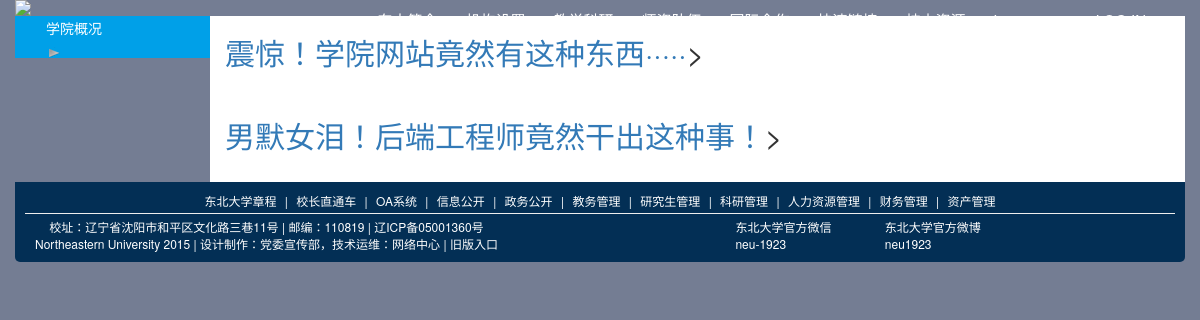
/newspush/, run on an earlier commit of the app's database.
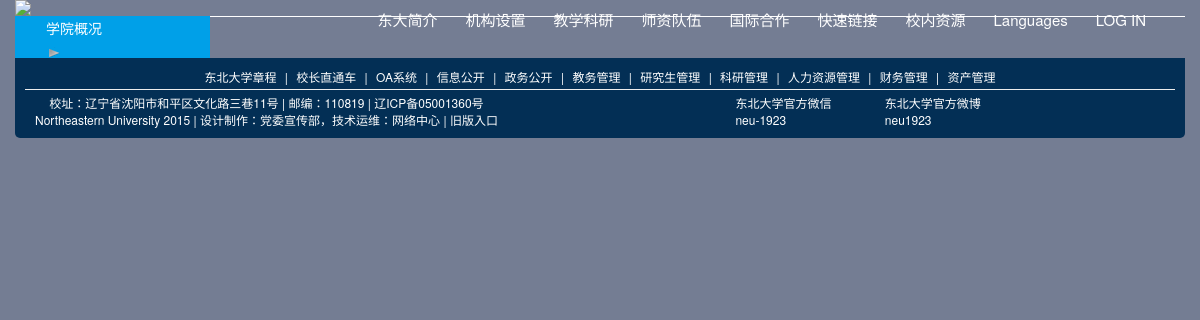
And on a later commit of the database.
### NewsPush/models.py (models this page shows)
class NewsPost(models.Model):
    title = models.CharField(max_length=100)
    body = models.TextField()
    timestamp = models.DateTimeField()

### NewsPush/views.py (the view)
def index(request):
     news_list = models.NewsPost.objects.all()
     nodes = treeView.objects.all()
     return render(request,'NewsPush/index.html', {'news_list': news_list, 'nodes': nodes})

### NewsPush/templates/NewsPush/index.html
{% extends "layout/master.html" %}
{% block maincontent %}
    {% for post in news_list %}
        <h2><a href="{% url 'NewsPush:news_content_page' post.id %}"> {{ post.title }}</a>></h2>
        <br/>
    {% endfor %}
{% endblock %}

### treeView/templates/layout/master.html (shortened to what this page needs)
{% load static %}
{% load mptt_tags %}
<!DOCTYPE html>
<html lang="en">
<head>
    <link rel="stylesheet" href="{% static "css/bootstrap.min.css" %}"/>
    <link rel="stylesheet" href="{% static "css/bootstrap-theme.min.css" %}"/>
    <link rel="stylesheet" href="{% static "css/css.css" %}"/>
    <link rel="stylesheet" href="{% static "css/index.css" %}">
    <link rel="stylesheet" href="{% static "css/footer.css" %}">
    <link rel="stylesheet" href="{% static "css/nav-menu.css" %}">
</head>
<body>
<div class="wrapper" style="position:relative; top:-50px;">
    <div class="container">
        <div class="row header">
            <div class="col">
                {% include "layout/header.html" %}
            </div>
        </div>
        <div class="row main">
            <div class="col-xs-6 col-md-2 col-lg-2" id="treeView">
                <div class="framework_nav">
                    <ul>
                        <li class="all"><a href="#">学院概况</a>
                        </li>
                        <ul show="true">
                            {% recursetree nodes %}
                                <li>
                                    {% if node.is_leaf_node %}
                                        <li><a href="/treeView/{{ node.name }}.html">{{ node.name }}</a></li>
                                    {% else %}
                                        <button type="button" class="buttonDown"></button>
                                    {% endif %}
                                </li>
                            {% endrecursetree %}
                        </ul>
                    </ul>
                </div>
            </div>
            <div id="maincontent" class="col-xs-12 col-sm-6 col-md-10 col-lg-10">
                {% block maincontent %}
                {% endblock %}
            </div>
        </div>
        <div class="row footer">
            {% include "layout/footer.html" %}
        </div>
    </div>
</div>
</body>
</html>

### treeView/templates/layout/header.html (shortened to what this page needs)
{% load static %}
<div class = index_head>
    {% include "layout/nav-menu.html" %}
    <div style="display: block;">
    </div>
</div>

### treeView/templates/layout/nav-menu.html (shortened to what this page needs)
<div id="nav-menu">
    <nav class="menu">
        <ul id="nav">
            <li id="18"><a href="http://www.neu.edu.cn/intro_info.html" class="">东大简介</a>
            </li>
            <li><a href="http://www.neu.edu.cn/org_index.html">机构设置</a>
            </li>
            <li><a href="http://www.neu.edu.cn/edu_manage.html">教学科研</a>
            </li>
            <li><a href="http://www.neu.edu.cn/teachers_intr.html">师资队伍</a>
            </li>
            <li><a href="#">国际合作</a>
            </li>
            <li><a href="http://www.neu.edu.cn/map_index.html#direct">快速链接</a>
            </li>
            <li class="last"><a href="http://www.neu.edu.cn/map_index.html#resources">校内资源</a>
            </li>
            <li><a href="http://english.neu.edu.cn">Languages</a>
            </li>
            <li><a href="http://202.118.31.197/index.jsp">LOG IN</a>
            </li>
        </ul>
    </nav>
</div>

### treeView/templates/layout/footer.html
<div id="footer" class="footer">
    <footer>
  <div id="footer_link">
    <a href="http://www.neu.edu.cn/constitution/" target="_blank">东北大学章程</a>
    <a class="line">|</a>
    <a href="http://president.neu.edu.cn" target="_blank">校长直通车</a>
    <a class="line">|</a>
    <a href="http://oa.neu.edu.cn" target="_blank">OA系统</a>
    <a class="line">|</a>
    <a href="http://info.neu.edu.cn" target="_blank">信息公开</a>
    <a class="line">|</a>
    <a href="http://zwgk.neu.edu.cn" target="_blank">政务公开</a>
    <a class="line">|</a>
    <a href="edu_manage.html">教务管理</a>
    <a class="line">|</a>
    <a href="http://www.graduate.neu.edu.cn/dongda/pyxt/index.jhtml" target="_blank">研究生管理</a>
    <a class="line">|</a>
    <a href="http://219.216.96.116/ddkygl/" target="_blank">科研管理</a>
    <a class="line">|</a>
    <a href="http://202.118.27.233/home/home.asp" target="_blank">人力资源管理</a>
    <a class="line">|</a>
    <a href="http://jcc.neu.edu.cn/" target="_blank">财务管理</a>
    <a class="line">|</a>
    <a href="http://zcc.neu.edu.cn" target="_blank">资产管理</a>
  </div>
  <hr />
  <div id="footer_text">
    <div id="footer_left">
      <p>校址：辽宁省沈阳市和平区文化路三巷11号 | 邮编：110819 | 辽ICP备05001360号</p>
      <p>Northeastern University 2015 | 设计制作：<a href="http://xcb.neu.edu.cn" target="_blank">党委宣传部</a>，技术运维：<a href="http://network.neu.edu.cn" target="_blank">网络中心</a> | <a href="http://www.neu.edu.cn/version2011/" target="_blank">旧版入口</a></p>
    </div>
    <div id="footer_right">
      <a class="weixin" href="./index_weixin.html" target="_blank">
        <span class="img"></span>
        <span class="text">东北大学官方微信
          <br/>neu-1923</span>
      </a>
      <a class="weibo" href="http://weibo.com/neu1923" target="_blank">
        <span class="img"></span>
        <span class="text">东北大学官方微博
          <br/>neu1923</span>
      </a>
    </div>
  </div>
</footer>
</div>

### treeView/static/css/css.css (style rules this page uses)
ul, li { list-style-type: none; }
a { text-decoration: none; }
.framework_nav li { line-height: 24px; padding: 0 auto; margin-left: -24px; }
.framework_nav ul ul { padding: 0 auto; margin-left: -24px; }
.framework_nav a { display: block; color: #000; }
.framework_nav button { display: inline; height: 11px; width: 11px; text-align: center; margin-right: 3px; margin-left: -1em; margin-top: 0.5em; background: transparent url('/static/img/arrows.png') no-repeat bottom center; border: none; float: left; cursor: pointer; }
.framework_nav .all { background-color: #00A0E8; }
.framework_nav .all a { color: #fff; }

### treeView/static/css/index.css (style rules this page uses)
html, body { height: 100%; background-color: #747D93; margin: 0 auto; padding: 0; border: 0; }
.wrapper { min-height: 100%; margin-bottom: -80px; }
.wrapper:after { content: ""; display: block; }
.footer, .wrapper:after { height: 80px; font-size: 12px; }
#treeView { background-color: #00A0E8; }

### treeView/static/css/footer.css (style rules this page uses)
footer { text-align: center; background-color: #032f55; border-bottom-left-radius: 5px; border-bottom-right-radius: 5px; position: relative; height: 80px; padding: 10px; font-size: 12px; }
#footer_link a { display: inline-block; color: #fff; text-decoration: none; }
#footer_link .line { margin: 0 5px; }
#footer_text p { margin: 0; border: 0; padding: 0; }
#footer_left, #footer_right { display: inline-block; vertical-align: middle; }
#footer_left { margin-left:10px; color: #fff; float: left; }
#footer_left a { color: #fff; text-decoration: none; }
#footer_right { color: #fff; margin-left: 10px; }
#footer_right a { display: inline-block; vertical-align: middle; float: left; text-decoration: none; }
#footer_right a .text { display: inline-block; vertical-align: top; text-align: left; margin-right: 10px; color: #fff; }
#footer_right .weixin .img { display: inline-block; width: 40px; height: 35px; background: url("http://www.neu.edu.cn/assets/images/icons.png") no-repeat 0 -28px; }
#footer_right .weibo .img { display: inline-block; width: 40px; height: 35px; background: url("http://www.neu.edu.cn/assets/images/icons.png") no-repeat -40px -28px; }
#footer hr { margin: 4px 0; }

### treeView/static/css/nav-menu.css (style rules this page uses)
#nav-menu { position: relative; top:50px; }
#nav { height: 40px; position: relative; float: right; right: 0; top: 0; padding-right: 25px; color: #fff; z-index: 50; display: block; list-style-type: none; background: url("http://www.neu.edu.cn/assets/images/opacity60.png") repeat; }
#nav li { float: left; _display: inline; position: relative; z-index: 60; list-style-type: none; }
#nav li a { display: block; line-height: 40px; font-size: 15px; color: #fff; padding: 0 14px; text-decoration: none; }

What changed in the data, as far as the page shows it:
removed NewsPost: title "震惊！学院网站竟然有这种东西·····"
removed NewsPost: title "男默女泪！后端工程师竟然干出这种事！"
